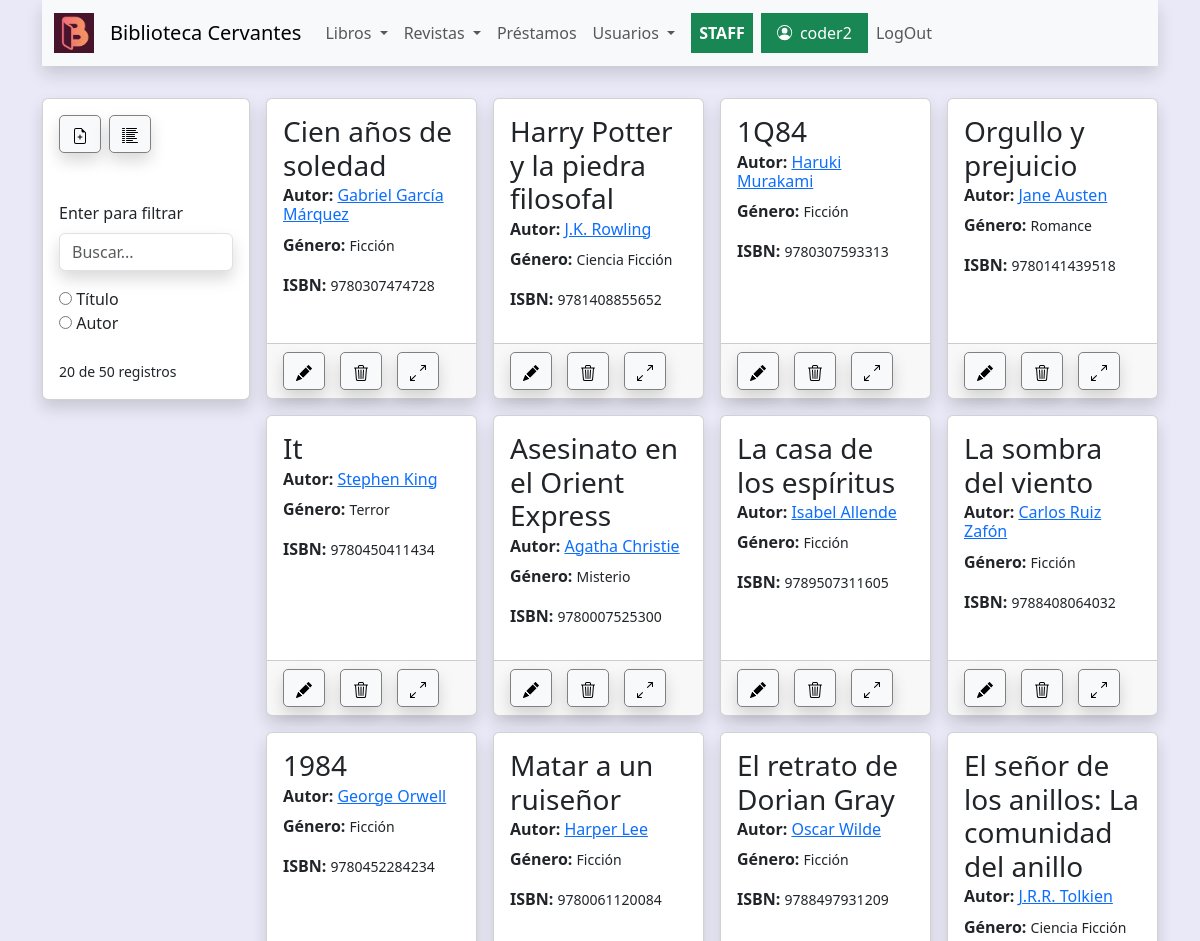
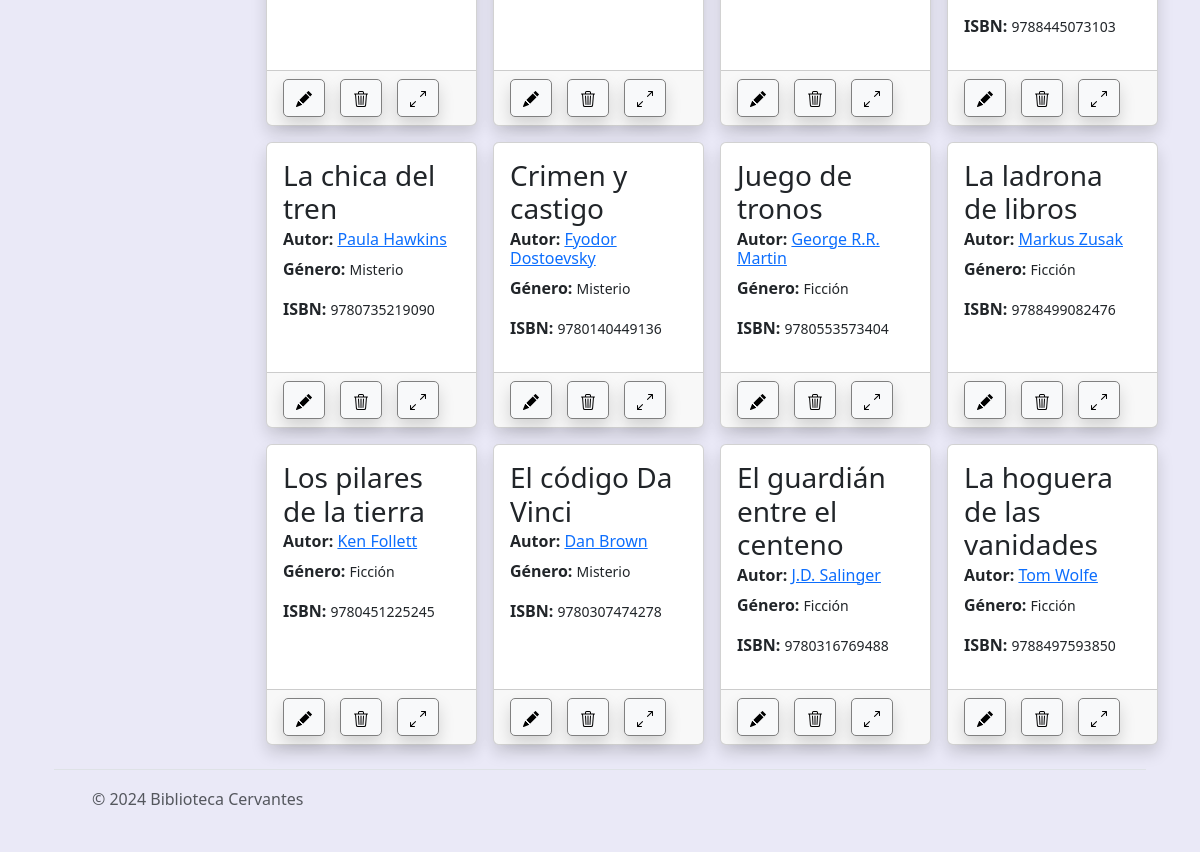
The page /libros/libros (signed in) on the database as committed earlier (2 pictures, top to bottom).
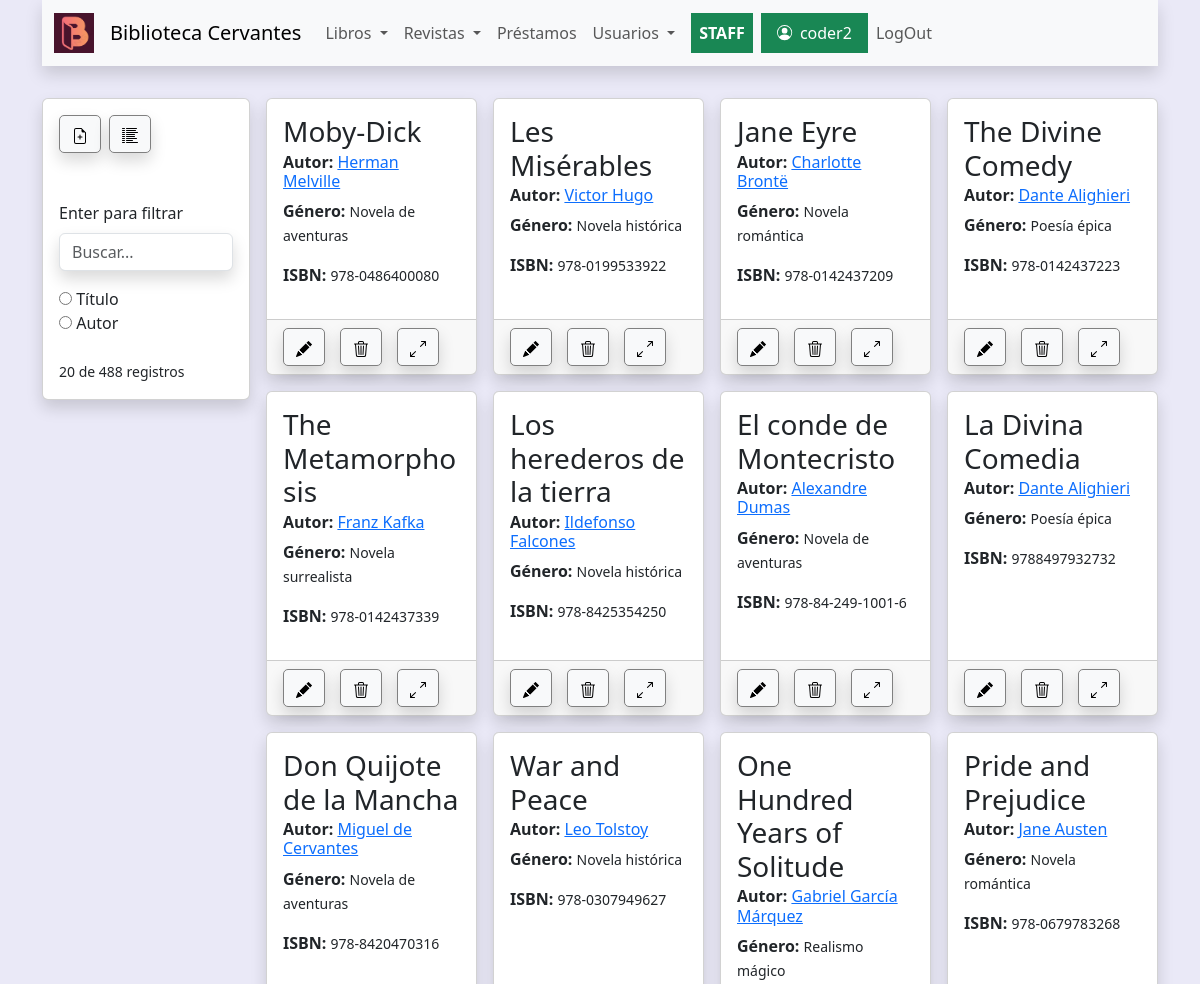
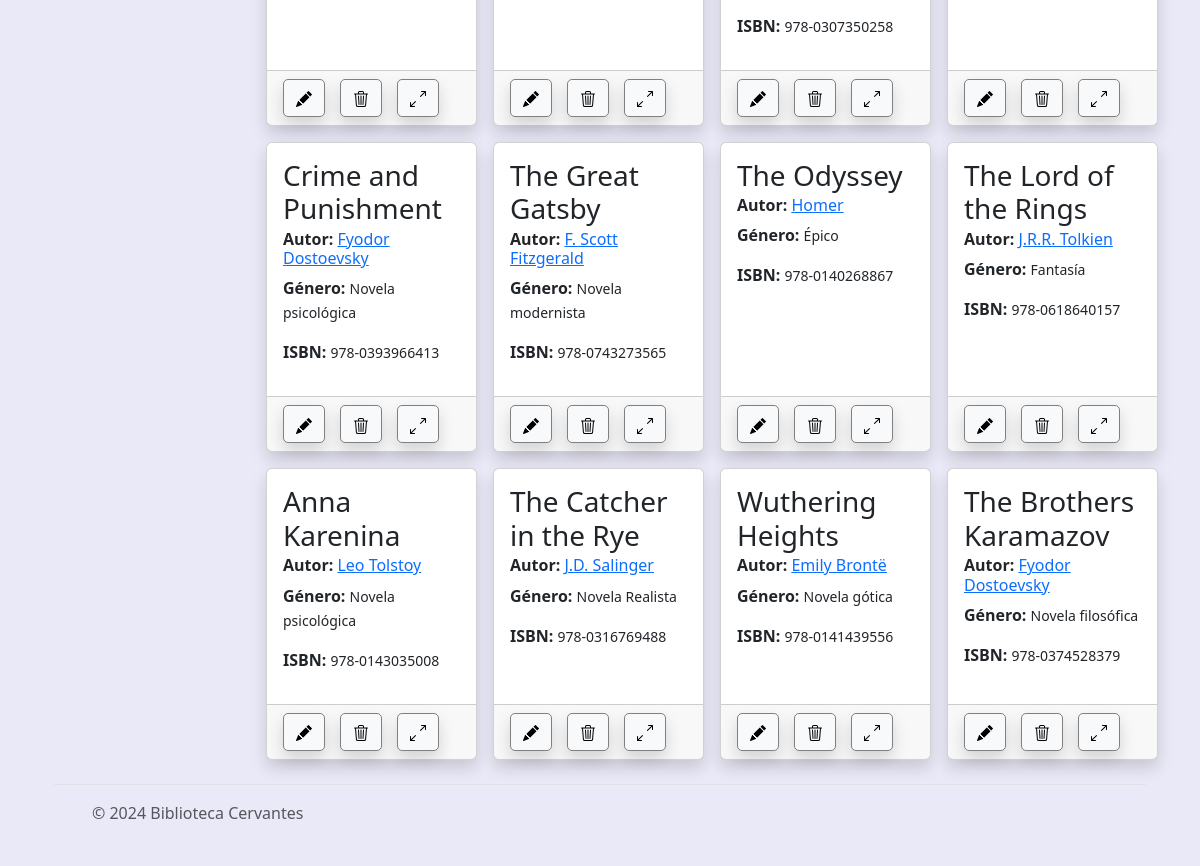
The same page on the database as committed later (2 pictures, top to bottom).
### libros/models.py (models this page shows, shortened)
class Libro(models.Model):
    titulo=models.CharField(max_length=150)
    autor=models.ForeignKey(Autor, on_delete=models.SET_NULL, null=True, blank=True)
    editorial=models.CharField(null=True, blank=True, max_length=150)
    genero=models.ForeignKey(Genero, on_delete=models.SET_NULL, null=True, blank=True)
    isbn=models.CharField(null=True, blank=True, max_length=50)
    anio=models.IntegerField(default=0, blank=True,null=True)
    idioma=models.CharField(max_length=150, null=True, blank=True)
    modificacion=models.DateTimeField(null=True, blank=True, default=timezone.now, editable=False, verbose_name="fecha de modificacion")
    paginas=models.IntegerField(default=0)
    nota=models.TextField(null=True, blank=True)
    stock=models.IntegerField(default=0)
    existencia=models.IntegerField(default=0)
    class Meta:
        ordering = ("-modificacion",)

class Autor(models.Model):
    nombre=models.CharField(max_length=200)
    nacionalidad=models.CharField(max_length=200, default='', null=True, blank=True)
    url=models.CharField(max_length=250,default='', null=True, blank=True)
    def __str__(self):
        return self.nombre

class Genero(models.Model):
    nombre=models.CharField(max_length=150)
    url=models.CharField(max_length=250, default='', null=True, blank=True)
    def __str__(self) -> str:
        return self.nombre

### libros/views.py (the view)
# urls.py: path('libros',views.listarlibros,name='listarlibros'),
@login_required
def listarlibros(request):
    consulta = request.GET.get("consulta", None)
    titulo=request.GET.get("titulo", None)
    autor=request.GET.get("autor", None)
    print(consulta, titulo, autor)
    if consulta:
        if titulo:
            query = models.Libro.objects.filter(titulo__icontains=consulta)
        else:
            query = models.Libro.objects.filter(autor__nombre__icontains=consulta)
    else:
        query=models.Libro.objects.all().select_related('autor')[:20]
    context={'libros': query, 'seleccion': query.count(), 'total':models.Libro.objects.all().count()} #, 'autor': autor
    return render(request, 'libros/listarlibros.html', context)

### libros/templates/libros/listarlibros.html (shortened to what this page needs)
{% extends 'core/base.html' %}
{% block content %}
<div class="tools_libros card shadow" >
    <div class="libros_toolbar_botones" >
        {% if user.is_staff %}
            <div class="">
                <a class="btn btn-light shadow boton_toolbar" href='{% url 'libros:crearlibro' %}'>
                </a>
            </div>
        {% endif %}
            <div class="">
                <button value="card" id="lista_card" class="btn btn-light shadow boton_toolbar" onclick="cambia_lista_card()">
                </button>
            </div>
        </div>
    <br>
    <div class="py-lg-4">
        <form action="{% url 'libros:listarlibros' %}" method="get">
            <label class="form-label">Enter para filtrar</label>
            <input class="form-control shadow" type="text" name="consulta" placeholder="Buscar...">
            <div class="switches" style="margin-top: 1rem;">
                <input type="radio" id="titulo" name="titulo" value="titulo" >
                <label for="titulo">Título</label><br>
                <input type="radio" id="autor" name="autor" value="autor">
                <label for="autor">Autor</label><br>
            </div>
        </form>
    </div>
    <span><small>{{seleccion}} de {{total}} registros</small></span>
</div>
<div class="contenedor_libros" >
    <div class="contenedor_card_libros" id="contenedor_card_libros" >
        {% for libro in libros  %}
            <div class="card shadow card_libro " id="card{{libro.id}}" >
                <div class="card-body">
                    <h3 class="card-title libro">{{libro.titulo}}</h5>
                    <h6 class="card-subtitle mb-2 libro"><strong>Autor:</strong> <a href={{libro.autor.url}}>{{libro.autor}}</a>  </h6>
                    <p class="card-text libro"><strong>Género:</strong> <small>{{libro.genero}}</small></p>
                    <p class="libro"><strong>ISBN:</strong> <small>{{libro.isbn}}</small></p>
                </div>
                <div class="card-footer" style="display: flex;gap: 15px;" class="py-3 ">
                    {% if user.is_staff %}
                    <div class="">
                        <a class="btn btn-light shadow boton_toolbar" href='{% url 'libros:editarlibro' libro.id %}' >
                        </a>
                    </div>
                    <div class="">
                        <a class="btn btn-light shadow boton_toolbar" href='{% url 'libros:eliminarlibro' libro.id %}'>
                        </a>
                    </div>
                    {% endif %}
                    <div class="">
                        <button class="btn btn-light shadow boton_toolbar" onclick="expand_card('card{{libro.id}}')">
                        </button>
                    </div>
                </div>
            </div>
        {% endfor %}
    </div>
</div>
{% endblock content %}

Rows that differ between the two databases and show on the page:
removed Libro: titulo "La casa de los espíritus", autor "Isabel Allende", genero "Ficción", isbn "9789507311605"
removed Libro: titulo "El retrato de Dorian Gray", autor "Oscar Wilde", genero "Ficción", isbn "9788497931209"
no longer on this page (row edited): Libro: titulo "Los pilares de la tierra", autor "Ken Follett", genero "Ficción", isbn "9780451225245"
no longer on this page (row edited): Libro: titulo "El código Da Vinci", autor "Dan Brown", genero "Misterio", isbn "9780307474278"
no longer on this page (row edited): Libro: titulo "El guardián entre el centeno", autor "J.D. Salinger", genero "Ficción", isbn "9780316769488"
no longer on this page (row edited): Libro: titulo "La hoguera de las vanidades", autor "Tom Wolfe", genero "Ficción", isbn "9788497593850"
added Libro: titulo "Moby-Dick", autor "Herman Melville", genero "Novela de aventuras", isbn "978-0486400080"
changed Libro: titulo "1984" → "Les Misérables"; autor "George Orwell" → "Victor Hugo"; genero "Ficción" → "Novela histórica"; isbn "9780452284234" → "978-0199533922"; moves up the list
changed Libro: titulo "Juego de tronos" → "Jane Eyre"; autor "George R.R. Martin" → "Charlotte Brontë"; genero "Ficción" → "Novela romántica"; isbn "9780553573404" → "978-0142437209"; moves up the list
changed Libro: titulo "La ladrona de libros" → "The Divine Comedy"; autor "Markus Zusak" → "Dante Alighieri"; genero "Ficción" → "Poesía épica"; isbn "9788499082476" → "978-0142437223"; moves up the list
added Libro: titulo "The Metamorphosis", autor "Franz Kafka", genero "Novela surrealista", isbn "978-0142437339"
added Libro: titulo "Los herederos de la tierra", autor "Ildefonso Falcones", genero "Novela histórica", isbn "978-8425354250"
added Libro: titulo "El conde de Montecristo", autor "Alexandre Dumas", genero "Novela de aventuras", isbn "978-84-249-1001-6"
added Libro: titulo "La Divina Comedia", autor "Dante Alighieri", genero "Poesía épica", isbn "9788497932732"
changed Libro: titulo "Cien años de soledad" → "Don Quijote de la Mancha"; autor "Gabriel García Márquez" → "Miguel de Cervantes"; genero "Ficción" → "Novela de aventuras"; isbn "9780307474728" → "978-8420470316"
changed Libro: titulo "Harry Potter y la piedra filosofal" → "War and Peace"; autor "J.K. Rowling" → "Leo Tolstoy"; genero "Ciencia Ficción" → "Novela histórica"; isbn "9781408855652" → "978-0307949627"
changed Libro: titulo "1Q84" → "One Hundred Years of Solitude"; autor "Haruki Murakami" → "Gabriel García Márquez"; genero "Ficción" → "Realismo mágico"; isbn "9780307593313" → "978-0307350258"
changed Libro "Jane Austen": titulo "Orgullo y prejuicio" → "Pride and Prejudice"; genero "Romance" → "Novela romántica"; isbn "9780141439518" → "978-0679783268"
changed Libro: titulo "It" → "Crime and Punishment"; autor "Stephen King" → "Fyodor Dostoevsky"; genero "Terror" → "Novela psicológica"; isbn "9780450411434" → "978-0393966413"
changed Libro: titulo "Asesinato en el Orient Express" → "The Great Gatsby"; autor "Agatha Christie" → "F. Scott Fitzgerald"; genero "Misterio" → "Novela modernista"; isbn "9780007525300" → "978-0743273565"
changed Libro: titulo "La sombra del viento" → "The Odyssey"; autor "Carlos Ruiz Zafón" → "Homer"; genero "Ficción" → "Épico"; isbn "9788408064032" → "978-0140268867"
changed Libro: titulo "Matar a un ruiseñor" → "The Lord of the Rings"; autor "Harper Lee" → "J.R.R. Tolkien"; genero "Ficción" → "Fantasía"; isbn "9780061120084" → "978-0618640157"
added Libro: titulo "Anna Karenina", autor "Leo Tolstoy", genero "Novela psicológica", isbn "978-0143035008"
changed Libro: titulo "El señor de los anillos: La comunidad del anillo" → "The Catcher in the Rye"; autor "J.R.R. Tolkien" → "J.D. Salinger"; genero "Ciencia Ficción" → "Novela Realista"; isbn "9788445073103" → "978-0316769488"
changed Libro: titulo "La chica del tren" → "Wuthering Heights"; autor "Paula Hawkins" → "Emily Brontë"; genero "Misterio" → "Novela gótica"; isbn "9780735219090" → "978-0141439556"
changed Libro: titulo "Crimen y castigo" → "The Brothers Karamazov"; genero "Misterio" → "Novela filosófica"; isbn "9780140449136" → "978-0374528379"
Other text that changed with them:
{{ total }}: "50" → "488"
